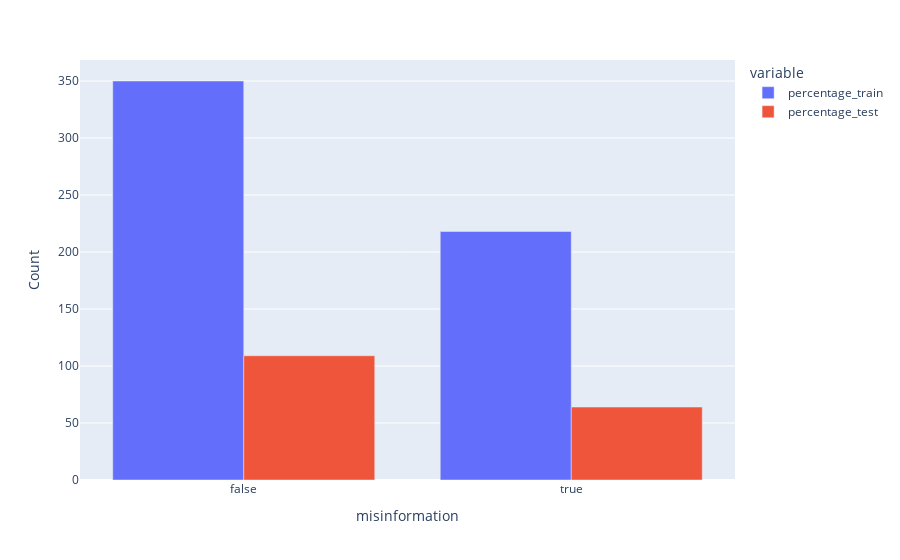

Notebook cell for this chart:
### Code cell
train_perc = (
    df_train.groupby("misinformation").agg(percentage=("id", "count"))
).round(2).reset_index()
test_perc = (
    df_test.groupby("misinformation").agg(percentage=("id", "count"))
).round(2).reset_index()
perc = pd.merge(
    left=train_perc,
    right=test_perc,
    on="misinformation",
    how="outer",
    suffixes=["_train", "_test"],
)
display(
    px.bar(
        perc, x="misinformation", y=["percentage_train", "percentage_test"], barmode="group"
    ).update_xaxes(
        categoryorder="array", categoryarray=sorted(df_train.channel.unique())
    ).update_yaxes(title="Count")
)

### Figure 1 — Plotly figure (JSON) as saved in the notebook; plotly's stock layout.template omitted (floating-point values rounded to 4 significant figures)
{"data": [{"alignmentgroup": "True", "hovertemplate": "variable=percentage_train<br>misinformation=%{x}<br>value=%{y}<extra></extra>", "legendgroup": "percentage_train", "marker": {"color": "#636efa", "pattern": {"shape": ""}}, "name": "percentage_train", "offsetgroup": "percentage_train", "orientation": "v", "showlegend": true, "textposition": "auto", "type": "bar", "x": [false, true], "xaxis": "x", "y": [350, 218], "yaxis": "y"}, {"alignmentgroup": "True", "hovertemplate": "variable=percentage_test<br>misinformation=%{x}<br>value=%{y}<extra></extra>", "legendgroup": "percentage_test", "marker": {"color": "#EF553B", "pattern": {"shape": ""}}, "name": "percentage_test", "offsetgroup": "percentage_test", "orientation": "v", "showlegend": true, "textposition": "auto", "type": "bar", "x": [false, true], "xaxis": "x", "y": [109, 64], "yaxis": "y"}], "layout": {"barmode": "group", "legend": {"title": {"text": "variable"}, "tracegroupgap": 0}, "margin": {"t": 60}, "xaxis": {"anchor": "y", "categoryarray": ["arte", "bfmtv", "europe1", "fr3-idf", "france-culture", "france-info", "france-inter", "france2", "france24", "franceinfotv", "itele", "lci", "m6", "rfi", "rmc", "rtl", "sud-radio", "tf1"], "categoryorder": "array", "domain": [0, 1], "title": {"text": "misinformation"}}, "yaxis": {"anchor": "x", "domain": [0, 1], "title": {"text": "Count"}}}}
